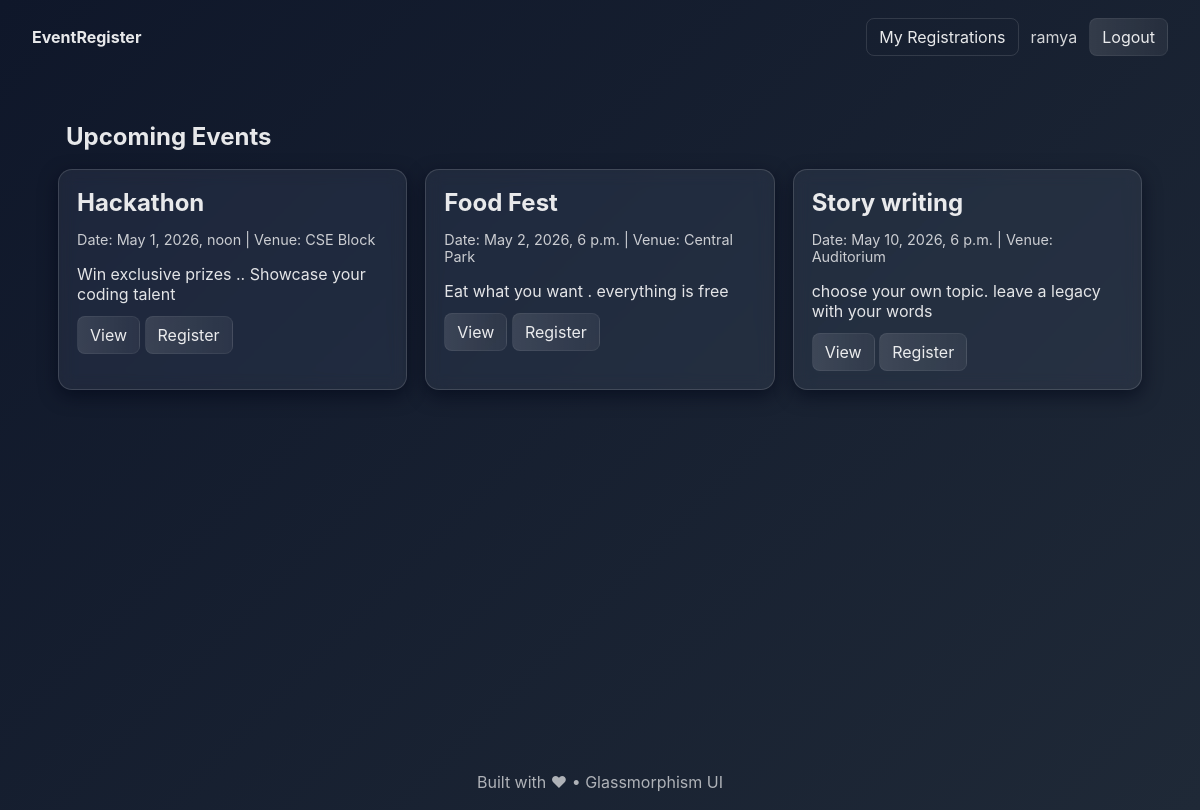
The app's page / (signed in) with its own data.
### ERSysApp/models.py (models this page shows, shortened)
class Event(models.Model):
    title = models.CharField(max_length=200)
    description = models.TextField()
    location = models.CharField(max_length=200)
    date = models.DateTimeField()
    capacity = models.IntegerField()
    created_at = models.DateTimeField(auto_now_add=True)

### ERSysApp/views.py (the view)
# urls.py: path('', home, name='home'),
def home(request):
    events = Event.objects.all()
    return render(request, 'index.html', {'events': events})

### templates/index.html
{% extends 'base.html' %}
{% block content %}
  <section class="container">
    <h1 class="page-title">Upcoming Events</h1>
    <div class="grid">
      {% for event in events %}
      <article class="glass-card">
        <h2 class="event-title">{{ event.title }}</h2>
        <p class="meta">Date: {{ event.date }} | Venue: {{ event.location }}</p>
        <p class="excerpt">{{ event.description|truncatechars:120 }}</p>
        <a class="btn" href="{% url 'event_detail' event.pk %}">View</a>
        {% if request.user.is_authenticated %}
          <a class="btn" href="{% url 'register_event' event.pk %}">Register</a>
        {% else %}
          <a class="btn ghost" href="{% url 'login' %}?next={% url 'event_detail' event.pk %}">Login to register</a>
        {% endif %}
      </article>
      {% empty %}
      <p>No events found.</p>
      {% endfor %}
    </div>
  </section>
{% endblock %}

### templates/base.html (shortened to what this page needs)
{% load static %}
<!doctype html>
<html lang="en">
  <head>
    <link rel="stylesheet" href="{% static 'css/glass.css' %}">
  </head>
  <body>
    <header class="site-header">
      <nav class="nav" style="display:flex;align-items:center;justify-content:space-between">
        <a class="brand" href="/">EventRegister</a>
        <div style="display:flex;gap:12px;align-items:center">
          {% if request.user.is_authenticated %}
            <a class="btn ghost" href="{% url 'my_registrations' %}">My Registrations</a>
            <span style="opacity:0.9">{{ request.user.username }}</span>
            <a class="btn" href="{% url 'logout' %}">Logout</a>
          {% else %}
            <a class="btn ghost" href="{% url 'login' %}">Login</a>
            <a class="btn" href="{% url 'signup' %}">Sign up</a>
          {% endif %}
        </div>
      </nav>
    </header>
    <main class="page">
      <div class="page-inner">
        {% block content %}{% endblock %}
      </div>
    </main>
    <footer class="site-footer">Built with ♥ • Glassmorphism UI</footer>
  </body>
</html>

### static/css/glass.css (style rules this page uses)
:root { --bg1: #0f172a; --bg2: #1f2937; --glass-bg: rgba(255,255,255,0.06); --glass-border: rgba(255,255,255,0.14); --accent: rgba(255,255,255,0.9); }
* { box-sizing:border-box }
html,body { height:100% }
body { margin:0; font-family:Inter,ui-sans-serif,system-ui,Segoe UI,Arial; background: linear-gradient(135deg,var(--bg1) 0%,var(--bg2) 100%); color:var(--accent); -webkit-font-smoothing:antialiased; }
.site-header { padding:18px 32px }
.nav .brand { color:var(--accent); font-weight:700; text-decoration:none }
.page { display:flex; align-items:flex-start; justify-content:center; padding:40px 20px; min-height:calc(100vh - 120px) }
.page-inner { width:1100px; max-width:95% }
.container { padding:8px }
.page-title { margin:0 0 18px 8px }
.grid { display:grid; grid-template-columns: repeat(auto-fit,minmax(260px,1fr)); gap:18px }
.glass-card { background:var(--glass-bg); border:1px solid var(--glass-border); border-radius:14px; padding:18px; backdrop-filter:blur(8px) saturate(120%); box-shadow:0 6px 18px rgba(2,6,23,0.6); }
.event-title { margin:0 0 8px 0 }
.meta { font-size:0.9rem; opacity:0.85; margin-bottom:12px }
.excerpt { color:rgba(255,255,255,0.88); margin-bottom:12px }
.btn { display:inline-block; padding:8px 12px; border-radius:8px; text-decoration:none; background:linear-gradient(90deg,rgba(255,255,255,0.12),rgba(255,255,255,0.06)); color:var(--accent); border:1px solid rgba(255,255,255,0.06) }
.btn.ghost { background:transparent; border:1px solid rgba(255,255,255,0.12) }
.site-footer { padding:18px; text-align:center; color:rgba(255,255,255,0.65) }

### records on screen
Event: title "Hackathon", date "May 1, 2026, noon", location "CSE Block", description "Win exclusive prizes .. Showcase your coding talent"
Event: title "Food Fest", date "May 2, 2026, 6 p.m.", location "Central Park", description "Eat what you want . everything is free"
Event: title "Story writing", date "May 10, 2026, 6 p.m.", location "Auditorium", description "choose your own topic. leave a legacy with your words"

### other values on screen
{{ request.user.username }} "ramya"
